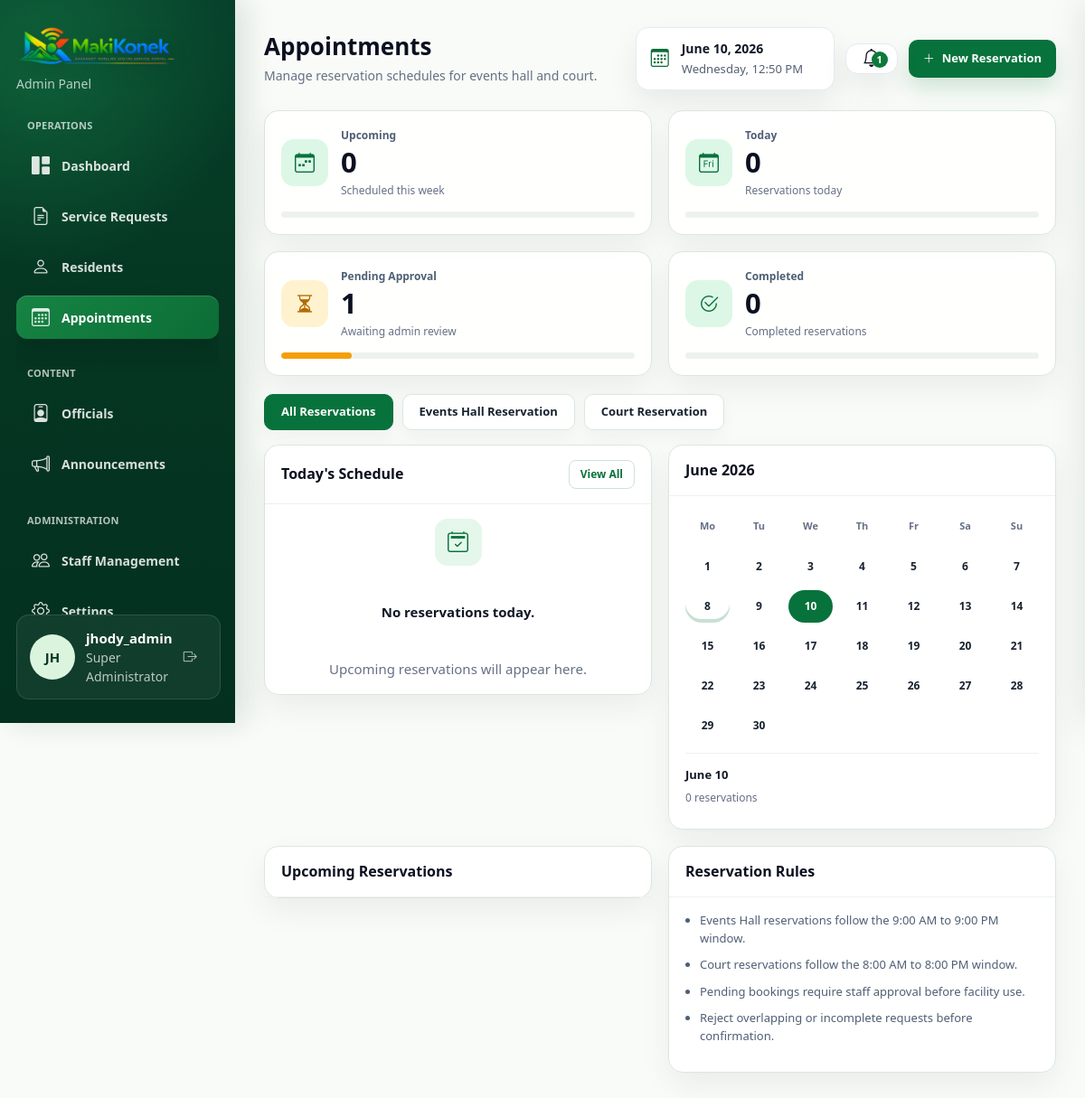
Page /Web_App/admin/manage_appointments.php (signed in) on the earlier database version.
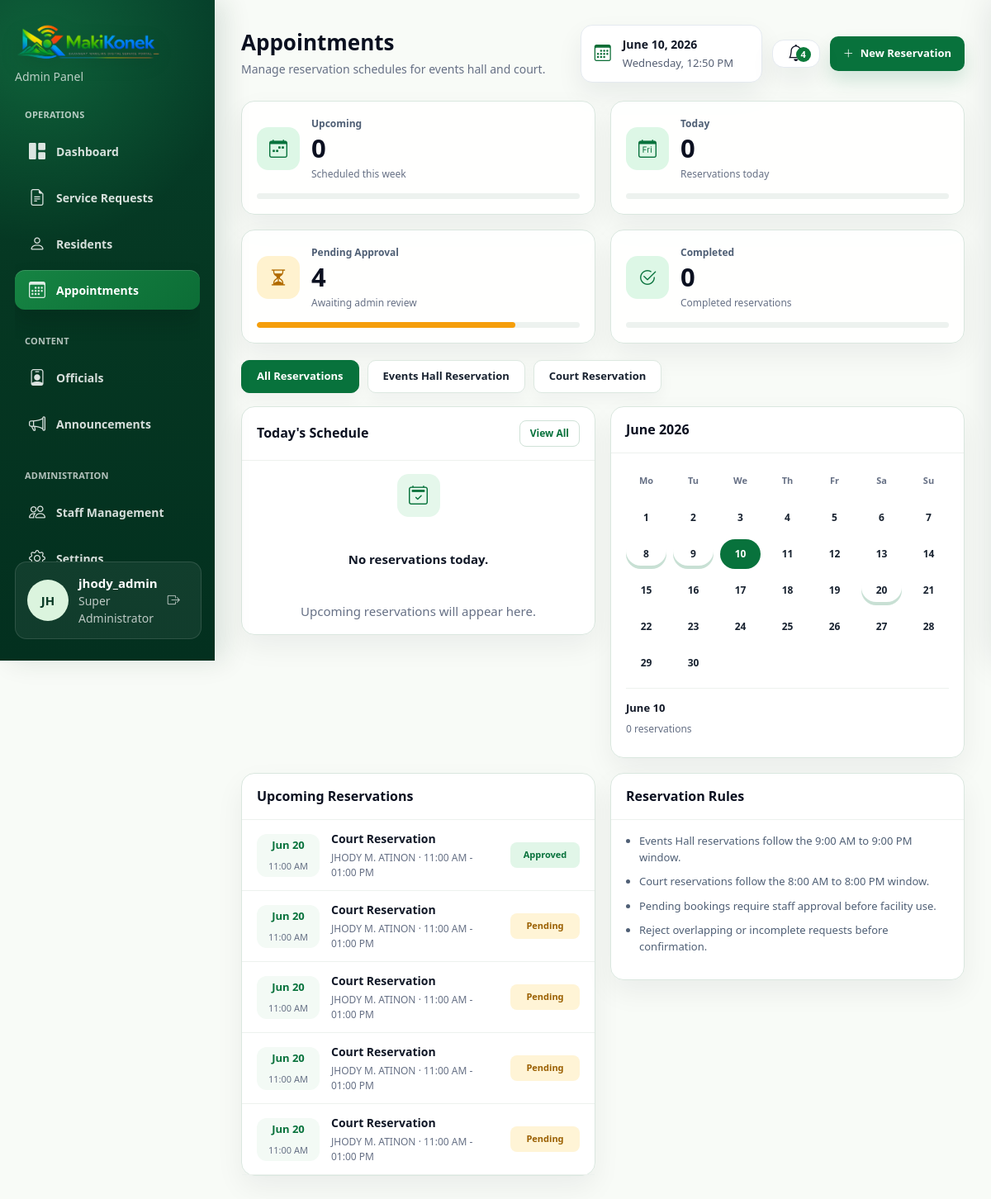
Same page on the later database version.
### tables this page shows
CREATE TABLE `facility_reservations` (
  `reservation_id` int(11) NOT NULL,
  `user_id` int(11) NOT NULL,
  `facility_id` int(11) NOT NULL,
  `reference_no` varchar(50) NOT NULL,
  `reservation_date` date NOT NULL,
  `start_time` time NOT NULL,
  `end_time` time NOT NULL,
  `expected_guests` int(11) NOT NULL,
  `purpose` text NOT NULL,
  `additional_notes` text DEFAULT NULL,
  `reservation_fee` decimal(10,2) DEFAULT NULL,
  `status` varchar(20) DEFAULT 'pending',
  `created_at` timestamp NOT NULL DEFAULT current_timestamp()
);

CREATE TABLE `facilities` (
  `facility_id` int(11) NOT NULL,
  `name` varchar(100) NOT NULL,
  `description` text DEFAULT NULL,
  `base_fee` decimal(10,2) NOT NULL,
  `open_time` time NOT NULL,
  `close_time` time NOT NULL,
  `max_guests` int(11) NOT NULL
);

CREATE TABLE `user_profiles` (
  `profile_id` int(11) NOT NULL,
  `user_id` int(11) NOT NULL,
  `first_name` varchar(100) NOT NULL,
  `last_name` varchar(100) NOT NULL,
  `middle_name` varchar(100) DEFAULT NULL,
  `suffix` varchar(20) DEFAULT NULL,
  `avatar_path` varchar(255) DEFAULT NULL,
  `sex` varchar(20) DEFAULT NULL,
  `civil_status` varchar(50) DEFAULT NULL,
  `birth_date` date DEFAULT NULL,
  `birth_place` varchar(150) DEFAULT NULL,
  `religion` varchar(100) DEFAULT NULL,
  `nationality` varchar(100) DEFAULT NULL,
  `mobile_number` varchar(20) DEFAULT NULL,
  `house_no` varchar(50) DEFAULT NULL,
  `street` varchar(100) DEFAULT NULL,
  `purok_no` varchar(50) DEFAULT NULL,
  `subdivision` varchar(100) DEFAULT NULL,
  `years_residency` int(11) DEFAULT NULL,
  `employed_status` varchar(50) DEFAULT NULL,
  `date_registration` date DEFAULT NULL,
  `updated_at` timestamp NOT NULL DEFAULT current_timestamp() ON UPDATE current_timestamp()
);

### Web_App/admin/manage_appointments.php (the view, shortened to what the rows shown need)
<?php
require_once __DIR__ . '/../includes/db_connect.php';
function h(?string $value): string
{
    return htmlspecialchars((string)$value, ENT_QUOTES, 'UTF-8');
}
function appointmentDate(?string $date, string $format = 'M d, Y'): string
{
    return date($format, strtotime($date));
}
function appointmentTime(?string $time): string
{
    return date('h:i A', strtotime($time));
}
function appointmentResidentName(array $row): string
{
    return trim(implode(' ', array_filter([
        $row['first_name'] ?? '',
        !empty($row['middle_name']) ? substr($row['middle_name'], 0, 1) . '.' : '',
        $row['last_name'] ?? '',
    ]))) ?: ($row['username'] ?? 'Resident');
}
function appointmentStatusClass(string $status): string
{
    $normalized = strtolower($status);
    if ($normalized === 'approved') return 'appointment-status-approved';
    return 'appointment-status-pending';
}
function reservationTypeLabel(string $facility): string
{
    return stripos($facility, 'court') !== false ? 'Court Reservation' : 'Events Hall Reservation';
}
$reservations_query = "
    SELECT fr.*, f.name AS facility_name, f.base_fee, f.max_guests,
           u.username, u.email, p.first_name, p.middle_name, p.last_name, p.mobile_number
    FROM facility_reservations fr
    JOIN facilities f ON fr.facility_id = f.facility_id
    JOIN users u ON fr.user_id = u.user_id
    LEFT JOIN user_profiles p ON u.user_id = p.user_id
    ORDER BY fr.reservation_date ASC, fr.start_time ASC
";
$reservations_stmt = mysqli_prepare($conn, $reservations_query);
mysqli_stmt_execute($reservations_stmt);
$reservations_result = mysqli_stmt_get_result($reservations_stmt);
$reservations = [];
if ($reservations_result) {
    while ($row = mysqli_fetch_assoc($reservations_result)) {
        $reservations[] = $row;
    }
}
$today = date('Y-m-d');
$upcoming_reservations = array_values(array_filter($reservations, fn($row) => $row['reservation_date'] >= $today));
?>
<!DOCTYPE html>
<html lang="en" data-bs-theme="light">
<head>
    <link href="https://cdn.jsdelivr.net/npm/bootstrap@5.3.0/dist/css/bootstrap.min.css" rel="stylesheet">
    <link rel="stylesheet" href="https://cdn.jsdelivr.net/npm/bootstrap-icons@1.10.5/font/bootstrap-icons.css">
    <link rel="stylesheet" href="../assets/css/admin.css?v=20260608n">
</head>
<body class="dashboard-body">
    <main class="main-content appointments-main">
        <header class="appointments-header">
            <div>
                <h1>Appointments</h1>
            </div>
        </header>
        <section class="appointments-grid">
            <article class="appointment-card appointment-schedule-card">
                <div class="appointment-card-heading">
                    <h2>Today's Schedule</h2>
                </div>
            </article>
            <aside class="appointment-card appointment-calendar-card">
                <div class="appointment-card-heading">
                    <h2><?php echo date('F Y'); ?></h2>
                </div>
            </aside>
        </section>
        <section class="appointments-grid appointment-secondary-grid">
            <article class="appointment-card appointment-upcoming-card">
                <div class="appointment-card-heading">
                    <h2>Upcoming Reservations</h2>
                </div>
                <div class="appointment-upcoming-list">
                    <?php foreach (array_slice($upcoming_reservations, 0, 6) as $row):
                        $resident_name = appointmentResidentName($row);
                        $type = reservationTypeLabel($row['facility_name']);
                    ?>
                        <button class="appointment-upcoming-item appointment-open-trigger"
                            type="button"
                            data-type="<?php echo h($type); ?>"
                            data-name="<?php echo h($resident_name); ?>"
                            data-email="<?php echo h($row['email']); ?>"
                            data-phone="<?php echo h($row['mobile_number'] ?? 'N/A'); ?>"
                            data-ref="<?php echo h($row['reference_no']); ?>"
                            data-date="<?php echo h(appointmentDate($row['reservation_date'], 'F d, Y')); ?>"
                            data-time="<?php echo h(appointmentTime($row['start_time']) . ' - ' . appointmentTime($row['end_time'])); ?>"
                            data-purpose="<?php echo h($row['purpose']); ?>"
                            data-guests="<?php echo h((string)$row['expected_guests']); ?>"
                            data-notes="<?php echo h($row['additional_notes'] ?? ''); ?>"
                            data-status="<?php echo h($row['status']); ?>"
                            data-filter-type="<?php echo h($type); ?>"
                            data-id="<?php echo (int)$row['reservation_id']; ?>">
                            <time><strong><?php echo appointmentDate($row['reservation_date'], 'M d'); ?></strong><span><?php echo appointmentTime($row['start_time']); ?></span></time>
                            <span><strong><?php echo h($type); ?></strong><small><?php echo h($resident_name); ?> · <?php echo appointmentTime($row['start_time']); ?> - <?php echo appointmentTime($row['end_time']); ?></small></span>
                            <em class="<?php echo appointmentStatusClass($row['status']); ?>"><?php echo h($row['status']); ?></em>
                        </button>
                    <?php endforeach; ?>
                </div>
            </article>
            <aside class="appointment-card appointment-rules-card">
                <div class="appointment-card-heading">
                    <h2>Reservation Rules</h2>
                </div>
            </aside>
        </section>
    </main>
</body>
</html>

Differences in the rows shown:
added facility_reservations: reservation_date "Jun 20", start_time "11:00 AM", facility.name "Court Reservation", user_profiles.first_name+middle_name+last_name "JHODY M. ATINON", end_time "01:00 PM", status "Approved"
added facility_reservations: reservation_date "Jun 20", start_time "11:00 AM", facility.name "Court Reservation", user_profiles.first_name+middle_name+last_name "JHODY M. ATINON", end_time "01:00 PM", status "Pending"
added facility_reservations: reservation_date "Jun 20", start_time "11:00 AM", facility.name "Court Reservation", user_profiles.first_name+middle_name+last_name "JHODY M. ATINON", end_time "01:00 PM", status "Pending"
added facility_reservations: reservation_date "Jun 20", start_time "11:00 AM", facility.name "Court Reservation", user_profiles.first_name+middle_name+last_name "JHODY M. ATINON", end_time "01:00 PM", status "Pending"
added facility_reservations: reservation_date "Jun 20", start_time "11:00 AM", facility.name "Court Reservation", user_profiles.first_name+middle_name+last_name "JHODY M. ATINON", end_time "01:00 PM", status "Pending"
Other differences:
min(9, $pending_count): "1" → "4"
$pending_count: "1" → "4"
min(100, $pending_count * 20): 20 → 80 (drawn)
